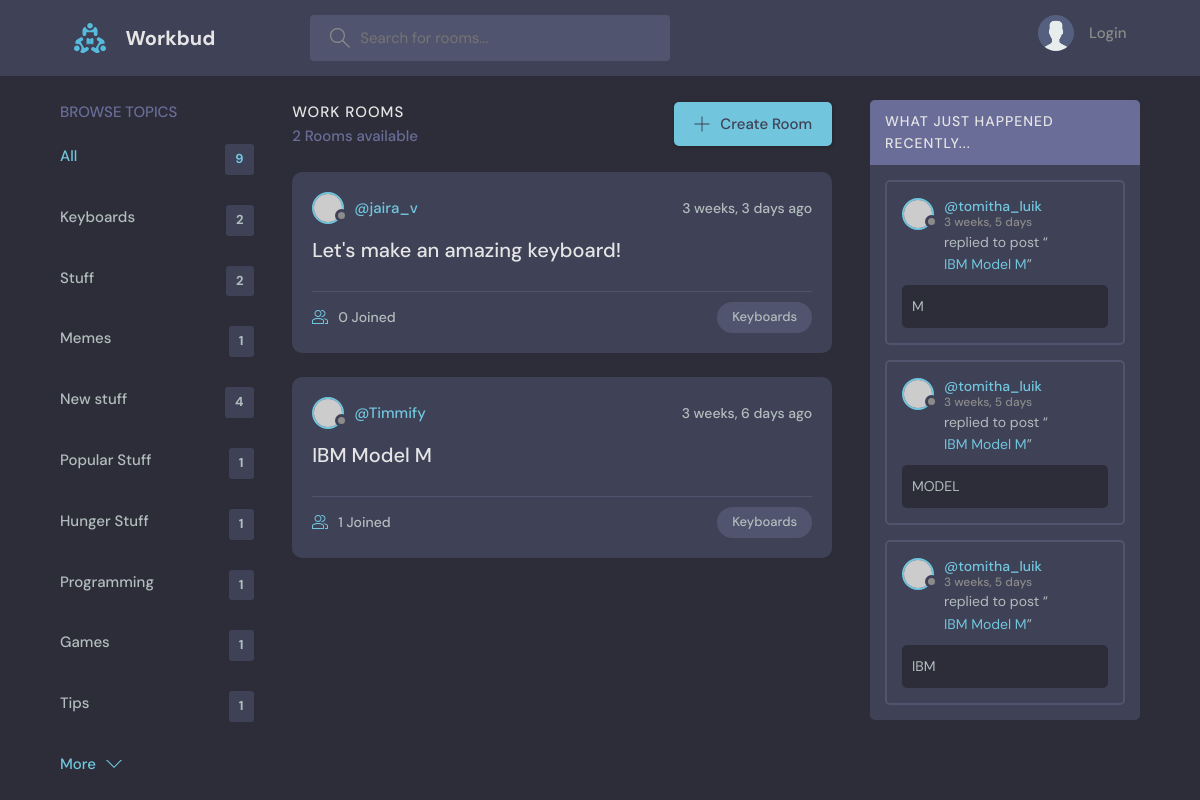
The app's page /?q=Keyboards with its own data.
### base/models.py (models this page shows, shortened)
class Topic(models.Model):
    name = models.CharField(max_length=200)

class Room(models.Model):
    host = models.ForeignKey(User, on_delete=models.SET_NULL, null=True)
    topic = models.ForeignKey(Topic, on_delete=models.SET_NULL, null=True)
    name = models.CharField(max_length=200)
    description = models.TextField(null=True, blank=True)
    participants = models.ManyToManyField(User, related_name='participants', blank=True)
    updated = models.DateTimeField(auto_now=True)
    created = models.DateTimeField(auto_now_add=True)
    class Meta:
        ordering = ['-updated', '-created']
    def __str__(self):
        return self.name

class Message(models.Model):
    user = models.ForeignKey(User, on_delete=models.CASCADE)
    room = models.ForeignKey(Room, on_delete=models.CASCADE)
    body = models.TextField()
    updated = models.DateTimeField(auto_now=True)
    created = models.DateTimeField(auto_now_add=True)
    class Meta:
        ordering = ['-updated', '-created']

### base/views.py (the view)
# urls.py: path('', views.home, name="home"),
def home(request):
    q = request.GET.get('q') if request.GET.get('q') != None else ''
    rooms = Room.objects.filter(
        Q(topic__name__icontains=q) |
        Q(name__icontains=q) |
        Q(description__icontains=q)
    )
    topics = Topic.objects.all()
    room_count = rooms.count()
    room_messages = Message.objects.filter(Q(room__topic__name__icontains=q))
    context = {'rooms':rooms, 'topics':topics,
        'room_count':room_count, 'room_messages':room_messages}
    return render(request, 'base/home.html', context)

### base/templates/base/home.html (shortened to what this page needs)
{% extends 'main.html' %}
{% block content %}
<main class="layout layout--3">
  <div class="container">
    {% include 'base/topics_component.html' %}
    <div class="roomList">
      <div class="roomList__header">
        <div>
          <h2>Work Rooms</h2>
          <p>{{room_count}} Rooms available</p>
        </div>
        <a class="btn btn--main" href="{% url 'create-room' %}">
          <svg version="1.1" xmlns="http://www.w3.org/2000/svg" width="32" height="32" viewBox="0 0 32 32">
            <title>add</title>
            <path
              d="M16.943 0.943h-1.885v14.115h-14.115v1.885h14.115v14.115h1.885v-14.115h14.115v-1.885h-14.115v-14.115z"
            ></path>
          </svg>
          Create Room
        </a>
      </div>
      {% include 'base/feed_component.html' %}
    </div>
    {% include 'base/activity_component.html' %}
  </div>
</main>
{% endblock %}

### base/templates/base/topics_component.html
<div class="topics">
    <div class="topics__header">
      <h2>Browse Topics</h2>
    </div>
    <ul class="topics__list">
      <li>
        <a href="{% url 'home' %}" class="active">All <span>{{topics.count}}</span></a>
      </li>
      {% for topic in topics %}
      <li>
        <a href="{% url 'home' %}?q={{topic.name}}">{{topic.name}} <span>{{topic.room_set.all.count}}</span></a>
      </li>
      {% endfor %}
    </ul>
    <a class="btn btn--link" href="topics.html">
      More
      <svg version="1.1" xmlns="http://www.w3.org/2000/svg" width="32" height="32" viewBox="0 0 32 32">
        <title>chevron-down</title>
        <path d="M16 21l-13-13h-3l16 16 16-16h-3l-13 13z"></path>
      </svg>
    </a>
  </div>

### base/templates/base/feed_component.html (shortened to what this page needs)
{% for room in rooms %}
<div class="roomListRoom">
    <div class="roomListRoom__header">
      <a href="{% url 'user-profile' room.host.id %}" class="roomListRoom__author">
        <div class="avatar avatar--small">
          <img src="https://randomuser.me/api/portraits/women/11.jpg" />
        </div>
        <span>@{{room.host.username}}</span>
      </a>
      <div class="roomListRoom__actions">
        <span>{{room.created|timesince}} ago</span>
      </div>
    </div>
    <div class="roomListRoom__content">
      <a href="{% url 'room' room.id %}">{{room.name}}</a>
    </div>
    <div class="roomListRoom__meta">
      <a href="{% url 'room' room.id %}" class="roomListRoom__joined">
        {{room.participants.all.count}} Joined
      </a>
      <p class="roomListRoom__topic">{{room.topic.name}}</p>
    </div>
  </div>
{% endfor %}

### base/templates/base/activity_component.html (shortened to what this page needs)
<div class="activities">
    <div class="activities__header">
      <h2>What just happened recently...</h2>
    </div>
    {% for message in room_messages %}
    <div class="activities__box">
      <div class="activities__boxHeader roomListRoom__header">
        <a href="{% url 'user-profile' message.user.id %}" class="roomListRoom__author">
          <div class="avatar avatar--small">
            <img src="https://randomuser.me/api/portraits/women/11.jpg" />
          </div>
          <p>
            @{{message.user}}
            <span>{{message.created|timesince}}</span>
          </p>
        </a>
      </div>
      <div class="activities__boxContent">
        <p>replied to post “<a href="{% url 'room' message.room.id %}">{{message.room}}</a>”</p>
        <div class="activities__boxRoomContent">
          {{message.body}}
        </div>
      </div>
    </div>
    {% endfor %}
  </div>

### records on screen
Topic: name "Keyboards", room_set.all.count "2"
Topic: name "Stuff", room_set.all.count "2"
Topic: name "Memes", room_set.all.count "1"
Topic: name "New stuff", room_set.all.count "4"
Topic: name "Popular Stuff", room_set.all.count "1"
Topic: name "Hunger Stuff", room_set.all.count "1"
Topic: name "Programming", room_set.all.count "1"
Topic: name "Games", room_set.all.count "1"
Topic: name "Tips", room_set.all.count "1"
Room: host.username "jaira_v", created "3 weeks, 3 days", name "Let's make an amazing keyboard!", participants.all.count "0", topic.name "Keyboards"
Room: host.username "Timmify", created "3 weeks, 6 days", name "IBM Model M", participants.all.count "1", topic.name "Keyboards"
Message: user "tomitha_luik", created "3 weeks, 5 days", room "IBM Model M", body "M"
Message: user "tomitha_luik", created "3 weeks, 5 days", room "IBM Model M", body "MODEL"
Message: user "tomitha_luik", created "3 weeks, 5 days", room "IBM Model M", body "IBM"

### other values on screen
{{ topics.count }} "9"
{{ room_count }} "2"
